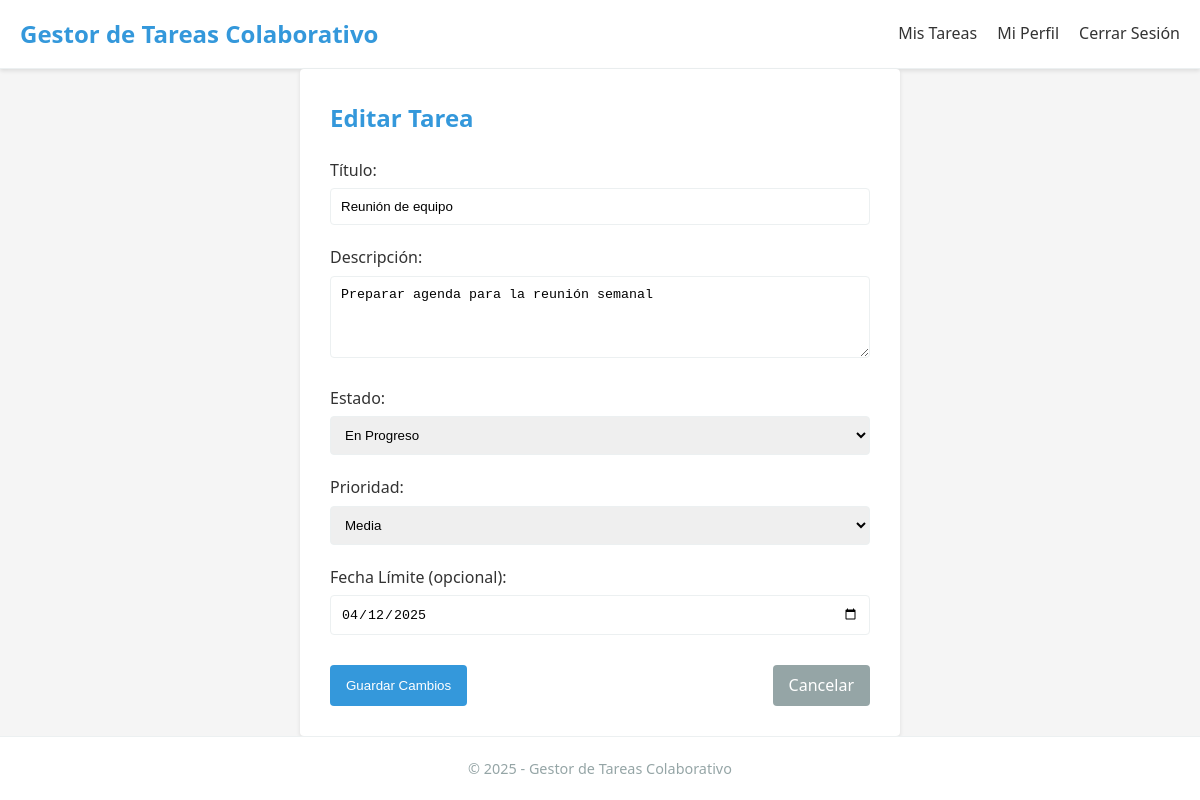
The page /tarea-editar.php?id=2 (signed in) on the database its author committed.
### tables this page shows
CREATE TABLE IF NOT EXISTS tareas (
    id INT AUTO_INCREMENT PRIMARY KEY,
    usuario_id INT NOT NULL,
    titulo VARCHAR(100) NOT NULL,
    descripcion TEXT,
    estado ENUM('pendiente', 'en_progreso', 'completada') NOT NULL DEFAULT 'pendiente',
    prioridad ENUM('baja', 'media', 'alta') NOT NULL DEFAULT 'media',
    fecha_creacion DATETIME NOT NULL DEFAULT CURRENT_TIMESTAMP,
    fecha_limite DATE,
    FOREIGN KEY (usuario_id) REFERENCES usuarios(id) ON DELETE CASCADE
);

### www/tarea-editar.php (the view, shortened to what this page needs)
<?php
$usuario_id = $_SESSION['usuario_id'];
$tarea_id = (int)$_GET['id'];
$conexion = conectarDB();
$stmt = $conexion->prepare("SELECT * FROM tareas WHERE id = ? AND usuario_id = ?");
$stmt->execute([$tarea_id, $usuario_id]);
$tarea = $stmt->fetch();
$titulo = $tarea['titulo'];
$descripcion = $tarea['descripcion'];
$estado = $tarea['estado'];
$prioridad = $tarea['prioridad'];
$fecha_limite = $tarea['fecha_limite'];
?>
<!DOCTYPE html>
<html lang="es">
<head>
    <link rel="stylesheet" href="css/styles.css">
</head>
<body>
    <header>
        <div class="container">
            <h1><?php echo SITE_NAME; ?></h1>
            <nav>
                <ul>
                    <li><a href="dashboard.php">Mis Tareas</a></li>
                    <li><a href="perfil.php">Mi Perfil</a></li>
                    <li><a href="logout.php">Cerrar Sesión</a></li>
                </ul>
            </nav>
        </div>
    </header>
    <main class="container">
        <section class="form-container">
            <h2>Editar Tarea</h2>
            <form id="tareaForm" method="POST" action="tarea-editar.php?id=<?php echo $tarea_id; ?>">
                <div class="form-group">
                    <label for="titulo">Título:</label>
                    <input type="text" id="titulo" name="titulo" value="<?php echo htmlspecialchars($titulo); ?>" required>
                </div>
                <div class="form-group">
                    <label for="descripcion">Descripción:</label>
                    <textarea id="descripcion" name="descripcion" rows="4"><?php echo htmlspecialchars($descripcion); ?></textarea>
                </div>
                <div class="form-group">
                    <label for="estado">Estado:</label>
                    <select id="estado" name="estado">
                        <option value="en_progreso" <?php echo $estado === 'en_progreso' ? 'selected' : ''; ?>>En Progreso</option>
                    </select>
                </div>
                <div class="form-group">
                    <label for="prioridad">Prioridad:</label>
                    <select id="prioridad" name="prioridad">
                        <option value="media" <?php echo $prioridad === 'media' ? 'selected' : ''; ?>>Media</option>
                    </select>
                </div>
                <div class="form-group">
                    <label for="fecha_limite">Fecha Límite (opcional):</label>
                    <input type="date" id="fecha_limite" name="fecha_limite" value="<?php echo $fecha_limite ? date('Y-m-d', strtotime($fecha_limite)) : ''; ?>">
                </div>
                <div class="form-buttons">
                    <button type="submit" class="btn btn-primary">Guardar Cambios</button>
                    <a href="dashboard.php" class="btn btn-secondary">Cancelar</a>
                </div>
            </form>
        </section>
    </main>
    <footer>
        <div class="container">
            <p>&copy; <?php echo date('Y'); ?> - <?php echo SITE_NAME; ?></p>
        </div>
    </footer>
</body>
</html>

### www/css/styles.css (style rules this page uses)
:root { --primary-color: #3498db; --primary-dark: #2980b9; --secondary-color: #e74c3c; --secondary-dark: #c0392b; --gray-light: #f5f5f5; --gray: #ecf0f1; --gray-dark: #95a5a6; --text-color: #333; --border-radius: 4px; --box-shadow: 0 2px 4px rgba(0, 0, 0, 0.1); --transition: all 0.3s ease; }
* { margin: 0; padding: 0; box-sizing: border-box; }
body { font-family: 'Segoe UI', Tahoma, Geneva, Verdana, sans-serif; line-height: 1.6; color: var(--text-color); background-color: var(--gray-light); }
.container { width: 100%; max-width: 1200px; margin: 0 auto; padding: 0 20px; }
a { color: var(--primary-color); text-decoration: none; transition: var(--transition); }
.btn { display: inline-block; padding: 8px 16px; background-color: var(--primary-color); color: white; border: none; border-radius: var(--border-radius); cursor: pointer; transition: var(--transition); }
.btn-primary { background-color: var(--primary-color); }
.btn-secondary { background-color: var(--gray-dark); }
header { background-color: white; border-bottom: 1px solid var(--gray); box-shadow: var(--box-shadow); padding: 15px 0; }
header .container { display: flex; justify-content: space-between; align-items: center; }
header h1 { font-size: 1.5em; color: var(--primary-color); }
nav ul { display: flex; list-style: none; }
nav ul li { margin-left: 20px; }
nav ul li a { color: var(--text-color); font-weight: 500; }
main { padding: 30px 0; }
.form-container { background-color: white; padding: 30px; border-radius: var(--border-radius); box-shadow: var(--box-shadow); max-width: 600px; margin: 0 auto; }
.form-container h2 { margin-bottom: 20px; color: var(--primary-color); }
.form-group { margin-bottom: 20px; }
.form-group label { display: block; margin-bottom: 5px; font-weight: 500; }
.form-group input, .form-group select, .form-group textarea { width: 100%; padding: 10px; border: 1px solid var(--gray); border-radius: var(--border-radius); transition: var(--transition); }
.form-buttons { display: flex; justify-content: space-between; margin-top: 30px; }
footer { background-color: white; border-top: 1px solid var(--gray); padding: 20px 0; text-align: center; color: var(--gray-dark); font-size: 0.9em; }

### rows shown on the page
tareas: titulo "Reunión de equipo", descripcion "Preparar agenda para la reunión semanal", estado "En Progreso", prioridad "Media", fecha_limite "04/12/2025"

### other values the page prints
SITE_NAME "Gestor de Tareas Colaborativo"
